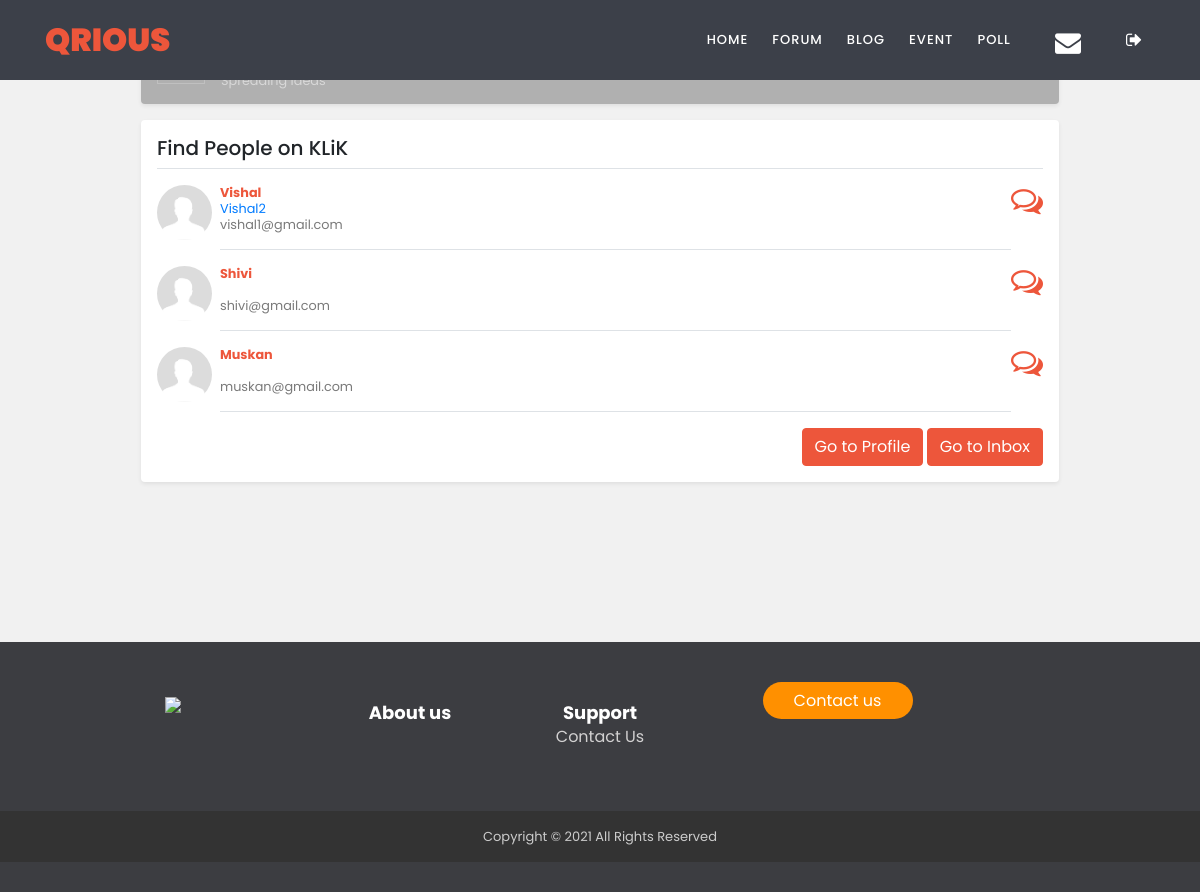
The app's page /users-view.php (signed in) with its own data.
### tables this page shows
CREATE TABLE `users` (
  `idUsers` int(11) NOT NULL,
  `userLevel` int(11) NOT NULL DEFAULT 0,
  `f_name` varchar(50) NOT NULL,
  `l_name` varchar(50) NOT NULL,
  `uidUsers` tinytext NOT NULL,
  `emailUsers` tinytext NOT NULL,
  `pwdUsers` longtext NOT NULL,
  `gender` char(1) NOT NULL,
  `headline` varchar(500) DEFAULT NULL,
  `bio` varchar(4000) DEFAULT NULL,
  `userImg` varchar(500) DEFAULT 'default.png'
);

### users-view.php (the view, shortened to what this page needs)
<?php
    require 'includes/dbh.inc.php';
    include 'includes/HTML-head.php';
?>
	<link rel="stylesheet" type="text/css" href="css/list-page.css">
    </head>
    <body style="background: #f1f1f1">
        <?php include 'includes/navbar.php'; ?>
        <main role="main" class="container">
            <div class="mx-5">
                <div class="d-flex align-items-center p-3 my-3 mx-5 text-white-50 bg-purple rounded shadow-sm">
                  <div class="lh-100">
                    <h1 class="mb-0 text-white lh-100">KLiK Users</h1>
                    <small>Spreading Ideas</small>
                  </div>
                </div>
                <div class="my-3 mx-5 p-3 bg-white rounded shadow-sm">
                  <h5 class="border-bottom border-gray pb-2 mb-0">Find People on KLiK</h5>
                  <?php
                      $sql = "select idUsers, uidUsers, userLevel, f_name, l_name, emailUsers, userImg
                              from users
                              order by userLevel desc, idUsers asc";
                      $stmt = mysqli_stmt_init($conn);
                      if (!mysqli_stmt_prepare($stmt, $sql))
                      {
                          die('SQL error');
                      }
                      else
                      {
                          mysqli_stmt_execute($stmt);
                          $result = mysqli_stmt_get_result($stmt);
                          while ($row = mysqli_fetch_assoc($result))
                          {
                              echo '<a href="profile.php?id='.$row['idUsers'].'">
                                  <div class="media text-muted pt-3">
                                      <img src="uploads/'.$row['userImg'].'" alt="" class="mr-2 rounded-circle div-img list-user-img">
                                      <p class="media-body pb-3 mb-0 small lh-125 border-bottom border-gray ">
                                        <strong class="d-block text-gray-dark">'.ucwords($row['uidUsers']).'</strong></a>
                                            <span class="text-primary">'.ucwords($row['f_name'].' '.$row['l_name']).'</span><br>
                                            '.$row['emailUsers'].'
                                      </p>
                                      <span class="text-right text-primary">
                                          <a href="message.php?id='.$row['idUsers'].'" >
                                              <i class="fa fa-comments-o fa-2x" aria-hidden="true"></i>
                                          </a>
                                      </span>
                                  </div>';
                          }
                     }
                  ?>
                      <small class="d-block text-right mt-3">
                          <a href="profile.php" class="btn btn-primary">Go to Profile</a>
                          <a href="message.php" class="btn btn-primary">Go to Inbox</a>
                      </small>
        </main>
        <?php include 'includes/footer.php'; ?>
    </body>
</html>

### css/styles.css (style rules this page uses)
html, body { height: 100%; }
img { max-width: 100%; }
a { text-decoration: none }
h1 { color: #ff9000; }
* { word-wrap: break-word; overflow-wrap: break-word; }
h1, h2, h3, h4, h5, h6, p, a, ul, span, li, img, inpot, button { margin: 0; padding: 0; }

### css/list-page.css (style rules this page uses)
html, body { overflow-x: hidden; }
.text-white-50 { color: rgba(255, 255, 255, .5); }
.bg-purple { background-color: #B0B0B0; }
.lh-100 { line-height: 1; }
.lh-125 { line-height: 1.25; }
.div-img { width: 55px; height: 55px; object-fit: cover; transition: transform .2s; }
a { color: gray; }
.list-user-img { border-radius: 50%; }

### assets/css/style.css (style rules this page uses)
html, body, div, span, applet, object, iframe, h1, h2, h3, h4, h5, h6, p, blockquote, div pre, a, abbr, acronym, address, big, cite, code, del, dfn, em, font, img, ins, kbd, q, s, samp, small, strike, strong, sub, sup, tt, var, b, u, i, center, dl, dt, dd, ol, ul, li, figure, header, nav, section, article, aside, footer, figcaption { margin: 0; padding: 0; border: 0; outline: 0; }
* { box-sizing: border-box; }
html, body { font-family: 'Poppins', sans-serif; font-weight: 400; background-color: #fff; font-size: 16px; -ms-text-size-adjust: 100%; -webkit-font-smoothing: antialiased; -moz-osx-font-smoothing: grayscale; }
a { text-decoration: none !important; }
h1, h2, h3, h4, h5, h6 { margin-top: 0px; margin-bottom: 0px; }
p { font-size: 14px; line-height: 25px; color: #7a7a7a; }
html, body { background: #fff; font-family: 'Poppins', sans-serif; }
.btn-primary { border-color: #ed563b; background-color: #ed563b; }
a { color: #ed563b; }

### records on screen
users: userImg (placeholder picture), uidUsers "Vishal", f_name+l_name "Vishal2", emailUsers "vishal1@gmail.com"
users: userImg (picture), uidUsers "Shivi", emailUsers "shivi@gmail.com"
users: userImg (placeholder picture), uidUsers "Muskan", emailUsers "muskan@gmail.com"
